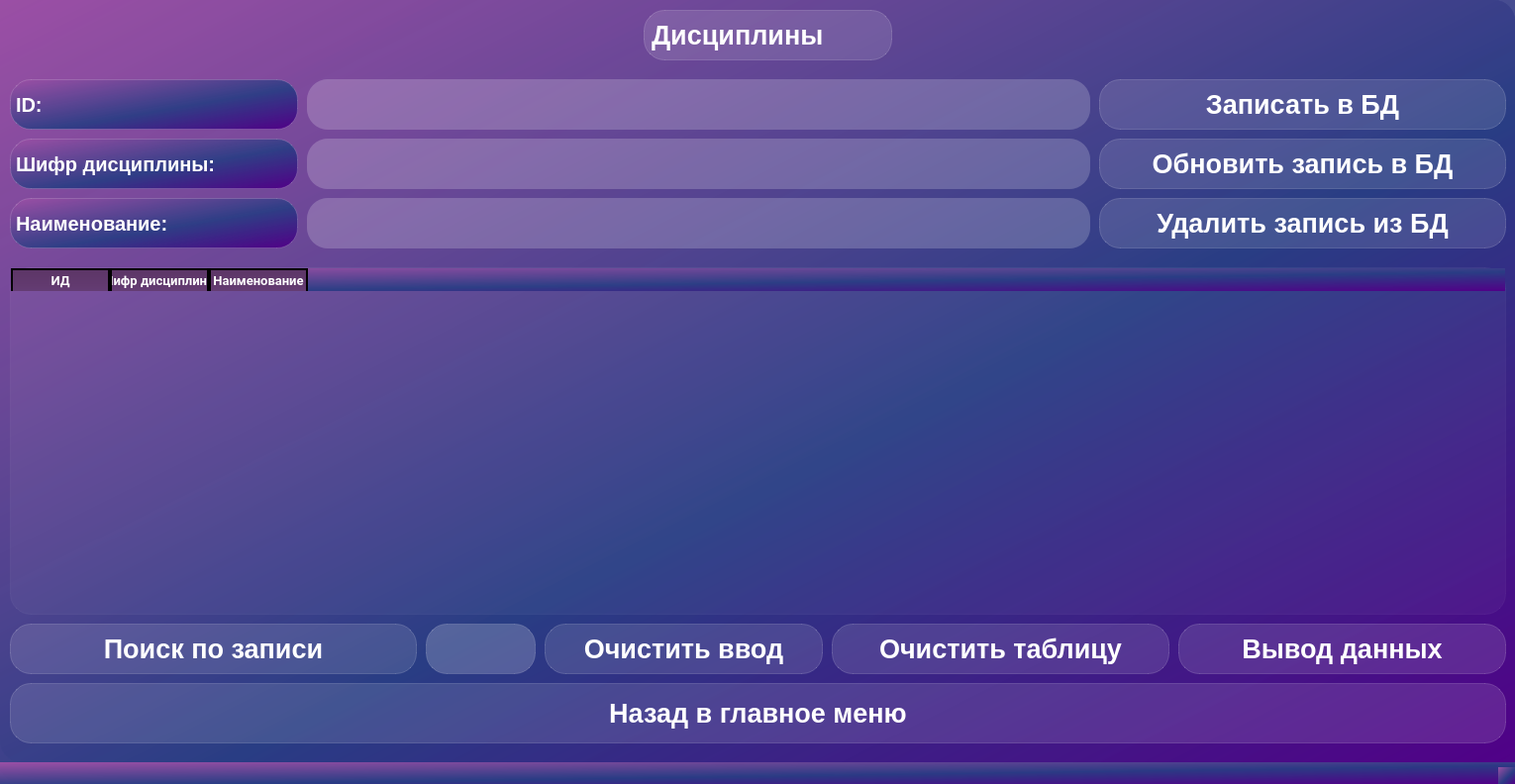
<?xml version="1.0" encoding="UTF-8"?>
<ui version="4.0">
 <class>subjects</class>
 <widget class="QMainWindow" name="subjects">
  <property name="windowModality">
   <enum>Qt::NonModal</enum>
  </property>
  <property name="geometry">
   <rect>
    <x>0</x>
    <y>0</y>
    <width>1530</width>
    <height>792</height>
   </rect>
  </property>
  <property name="windowTitle">
   <string>Subjects</string>
  </property>
  <property name="styleSheet">
   <string notr="true">background-color: qlineargradient(spread:pad, x1:1, y1:1, x2:0, y2:0, stop:0 rgba(81, 0, 135,255), stop:0.427447 rgba(41, 61, 132,235), stop:1 rgba(155,79,165,255));
border-style: solid;
border-radius:21px;</string>
  </property>
  <widget class="QWidget" name="centralwidget">
   <widget class="QPushButton" name="subject_btn">
    <property name="geometry">
     <rect>
      <x>10</x>
      <y>690</y>
      <width>1511</width>
      <height>61</height>
     </rect>
    </property>
    <property name="font">
     <font>
      <pointsize>20</pointsize>
      <weight>75</weight>
      <bold>true</bold>
     </font>
    </property>
    <property name="styleSheet">
     <string notr="true">QPushButton {
background-color: rgba(255,255,255,30);
border: 1px solid rgba(255,255,255,40);
border-raduis: 7px;
color: white;
font-weight: bold;
font-size:20pt;
}
QPushButton:hover {
background-color: rgba(0, 255, 120, 0.4);
}
QPushButton:pressed {
background-color: rgba(255,255,255,70);
}</string>
    </property>
    <property name="text">
     <string>Назад в главное меню</string>
    </property>
   </widget>
   <widget class="QLabel" name="subjects_sub">
    <property name="geometry">
     <rect>
      <x>650</x>
      <y>10</y>
      <width>251</width>
      <height>51</height>
     </rect>
    </property>
    <property name="font">
     <font>
      <pointsize>20</pointsize>
      <weight>75</weight>
      <bold>true</bold>
     </font>
    </property>
    <property name="styleSheet">
     <string notr="true">background-color: rgba(255,255,255,30);
border: 1px solid rgba(255,255,255,40);
border-raduis: 7px;
color: white;
font-weight: bold;
font-size:20pt;
</string>
    </property>
    <property name="text">
     <string>Дисциплины</string>
    </property>
   </widget>
   <widget class="QLabel" name="Idd">
    <property name="geometry">
     <rect>
      <x>10</x>
      <y>80</y>
      <width>291</width>
      <height>51</height>
     </rect>
    </property>
    <property name="font">
     <font>
      <pointsize>15</pointsize>
      <weight>75</weight>
      <bold>true</bold>
     </font>
    </property>
    <property name="styleSheet">
     <string notr="true">background-color: qlineargradient(spread:pad, x1:1, y1:1, x2:0, y2:0, stop:0 rgba(81, 0, 135,255), stop:0.427447 rgba(41, 61, 132,235), stop:1 rgba(155,79,165,255));
border-style: solid;
border-radius:21px;
color: white;
border: 1px solid rgba(255,255,255,40);
font-weight: bold;
font-size:15pt;</string>
    </property>
    <property name="text">
     <string>ID:</string>
    </property>
   </widget>
   <widget class="QLabel" name="numberr">
    <property name="geometry">
     <rect>
      <x>10</x>
      <y>140</y>
      <width>291</width>
      <height>51</height>
     </rect>
    </property>
    <property name="font">
     <font>
      <pointsize>15</pointsize>
      <weight>75</weight>
      <bold>true</bold>
     </font>
    </property>
    <property name="styleSheet">
     <string notr="true">background-color: qlineargradient(spread:pad, x1:1, y1:1, x2:0, y2:0, stop:0 rgba(81, 0, 135,255), stop:0.427447 rgba(41, 61, 132,235), stop:1 rgba(155,79,165,255));
border-style: solid;
border-radius:21px;
color: white;
border: 1px solid rgba(255,255,255,40);
font-weight: bold;
font-size:15pt;</string>
    </property>
    <property name="text">
     <string>Шифр дисциплины:</string>
    </property>
   </widget>
   <widget class="QLabel" name="title">
    <property name="geometry">
     <rect>
      <x>10</x>
      <y>200</y>
      <width>291</width>
      <height>51</height>
     </rect>
    </property>
    <property name="font">
     <font>
      <pointsize>15</pointsize>
      <weight>75</weight>
      <bold>true</bold>
     </font>
    </property>
    <property name="styleSheet">
     <string notr="true">background-color: qlineargradient(spread:pad, x1:1, y1:1, x2:0, y2:0, stop:0 rgba(81, 0, 135,255), stop:0.427447 rgba(41, 61, 132,235), stop:1 rgba(155,79,165,255));
border-style: solid;
border-radius:21px;
color: white;
border: 1px solid rgba(255,255,255,40);
font-weight: bold;
font-size:15pt;</string>
    </property>
    <property name="text">
     <string>Наименование:</string>
    </property>
   </widget>
   <widget class="QTableWidget" name="table_sub">
    <property name="geometry">
     <rect>
      <x>10</x>
      <y>270</y>
      <width>1511</width>
      <height>351</height>
     </rect>
    </property>
    <property name="font">
     <font>
      <pointsize>15</pointsize>
      <weight>75</weight>
      <bold>true</bold>
     </font>
    </property>
    <property name="styleSheet">
     <string notr="true">QTableWidget {
    background-color: rgba(255,255,255,10);
    border: 1px solid rgba(255,255,255,10);
    border-raduis: 10px;
    color: white;
    font-weight: bold;
    font-size:15pt;
}
QHeaderView::section {
    background-color: qlineargradient(x1:0, y1:0, x2:0, y2:1.25, stop:0 #5C3566, stop: 0.6 #623A6F, stop:1 #663F79);
    color: #e1e5cf;

    border-right: 2px solid #000000; 
    border-top: 2px solid #000000; 
    border-left: 2px solid #000000; 

    font-family: Roboto;
    font-style: Regular;
    font-weight: bold;
    font-size: 10pt;

	color: white;
}

 

</string>
    </property>
    <column>
     <property name="text">
      <string>ИД</string>
     </property>
    </column>
    <column>
     <property name="text">
      <string>Шифр дисциплины</string>
     </property>
    </column>
    <column>
     <property name="text">
      <string>Наименование</string>
     </property>
    </column>
   </widget>
   <widget class="QPushButton" name="Search_btn_sub">
    <property name="geometry">
     <rect>
      <x>10</x>
      <y>630</y>
      <width>411</width>
      <height>51</height>
     </rect>
    </property>
    <property name="font">
     <font>
      <pointsize>20</pointsize>
      <weight>75</weight>
      <bold>true</bold>
     </font>
    </property>
    <property name="styleSheet">
     <string notr="true">QPushButton {
background-color: rgba(255,255,255,30);
border: 1px solid rgba(255,255,255,40);
border-raduis: 7px;
color: white;
font-weight: bold;
font-size:20pt;
}
QPushButton:hover {
background-color: rgba(0, 255, 120, 0.4);
}
QPushButton:pressed {
background-color: rgba(255,255,255,70);
}</string>
    </property>
    <property name="text">
     <string>Поиск по записи</string>
    </property>
   </widget>
   <widget class="QPushButton" name="Insert_dis">
    <property name="geometry">
     <rect>
      <x>1110</x>
      <y>80</y>
      <width>411</width>
      <height>51</height>
     </rect>
    </property>
    <property name="font">
     <font>
      <pointsize>20</pointsize>
      <weight>75</weight>
      <bold>true</bold>
     </font>
    </property>
    <property name="styleSheet">
     <string notr="true">QPushButton {
background-color: rgba(255,255,255,30);
border: 1px solid rgba(255,255,255,40);
border-raduis: 7px;
color: white;
font-weight: bold;
font-size:20pt;
}
QPushButton:hover {
background-color: rgba(0, 255, 120, 0.4);
}
QPushButton:pressed {
background-color: rgba(255,255,255,70);
}
</string>
    </property>
    <property name="text">
     <string>Записать в БД</string>
    </property>
   </widget>
   <widget class="QPushButton" name="clears_sub">
    <property name="geometry">
     <rect>
      <x>550</x>
      <y>630</y>
      <width>281</width>
      <height>51</height>
     </rect>
    </property>
    <property name="font">
     <font>
      <pointsize>20</pointsize>
      <weight>75</weight>
      <bold>true</bold>
     </font>
    </property>
    <property name="styleSheet">
     <string notr="true">QPushButton {
background-color: rgba(255,255,255,30);
border: 1px solid rgba(255,255,255,40);
border-raduis: 7px;
color: white;
font-weight: bold;
font-size:20pt;
}
QPushButton:hover {
background-color: rgba(0, 255, 120, 0.4);
}
QPushButton:pressed {
background-color: rgba(255,255,255,70);
}</string>
    </property>
    <property name="text">
     <string>Очистить ввод</string>
    </property>
   </widget>
   <widget class="QPushButton" name="update_sub">
    <property name="geometry">
     <rect>
      <x>1110</x>
      <y>140</y>
      <width>411</width>
      <height>51</height>
     </rect>
    </property>
    <property name="font">
     <font>
      <pointsize>20</pointsize>
      <weight>75</weight>
      <bold>true</bold>
     </font>
    </property>
    <property name="styleSheet">
     <string notr="true">QPushButton {
background-color: rgba(255,255,255,30);
border: 1px solid rgba(255,255,255,40);
border-raduis: 7px;
color: white;
font-weight: bold;
font-size:20pt;
}
QPushButton:hover {
background-color: rgba(0, 255, 120, 0.4);
}
QPushButton:pressed {
background-color: rgba(255,255,255,70);
}</string>
    </property>
    <property name="text">
     <string>Обновить запись в БД</string>
    </property>
   </widget>
   <widget class="QLineEdit" name="lineEdit_seatch_sub">
    <property name="geometry">
     <rect>
      <x>430</x>
      <y>630</y>
      <width>111</width>
      <height>51</height>
     </rect>
    </property>
    <property name="font">
     <font>
      <pointsize>20</pointsize>
      <weight>75</weight>
      <bold>true</bold>
     </font>
    </property>
    <property name="styleSheet">
     <string notr="true">QLineEdit {
background-color: rgba(255,255,255,50);
border: 1px solid rgba(255,255,255,40);
border-raduis: 10px;
color: white;
font-weight: bold;
font-size:20pt;
}
QLineEdit:hover {
background-color: rgba(255,255,255, 0.5);
}
</string>
    </property>
    <property name="maxLength">
     <number>10</number>
    </property>
   </widget>
   <widget class="QPushButton" name="deletezapic_sub">
    <property name="geometry">
     <rect>
      <x>1110</x>
      <y>200</y>
      <width>411</width>
      <height>51</height>
     </rect>
    </property>
    <property name="font">
     <font>
      <pointsize>20</pointsize>
      <weight>75</weight>
      <bold>true</bold>
     </font>
    </property>
    <property name="styleSheet">
     <string notr="true">QPushButton {
background-color: rgba(255,255,255,30);
border: 1px solid rgba(255,255,255,40);
border-raduis: 7px;
color: white;
font-weight: bold;
font-size:20pt;
}
QPushButton:hover {
background-color: rgba(0, 255, 120, 0.4);
}
QPushButton:pressed {
background-color: rgba(255,255,255,70);
}</string>
    </property>
    <property name="text">
     <string>Удалить запись из БД</string>
    </property>
   </widget>
   <widget class="QPushButton" name="vuvod_sub">
    <property name="geometry">
     <rect>
      <x>1190</x>
      <y>630</y>
      <width>331</width>
      <height>51</height>
     </rect>
    </property>
    <property name="font">
     <font>
      <pointsize>20</pointsize>
      <weight>75</weight>
      <bold>true</bold>
     </font>
    </property>
    <property name="styleSheet">
     <string notr="true">QPushButton {
background-color: rgba(255,255,255,30);
border: 1px solid rgba(255,255,255,40);
border-raduis: 7px;
color: white;
font-weight: bold;
font-size:20pt;
}
QPushButton:hover {
background-color: rgba(0, 255, 120, 0.4);
}
QPushButton:pressed {
background-color: rgba(255,255,255,70);
}</string>
    </property>
    <property name="text">
     <string>Вывод данных</string>
    </property>
   </widget>
   <widget class="QLineEdit" name="lineEdit2">
    <property name="geometry">
     <rect>
      <x>310</x>
      <y>80</y>
      <width>791</width>
      <height>51</height>
     </rect>
    </property>
    <property name="font">
     <font>
      <pointsize>20</pointsize>
      <weight>75</weight>
      <bold>true</bold>
     </font>
    </property>
    <property name="styleSheet">
     <string notr="true">QLineEdit {
background-color: rgba(255,255,255,50);
color: white;
font-weight: bold;
font-size:20pt;
}
QLineEdit:hover {
background-color: rgba(255,255,255, 0.5);
}</string>
    </property>
    <property name="maxLength">
     <number>10</number>
    </property>
   </widget>
   <widget class="QLineEdit" name="lineEdit3">
    <property name="geometry">
     <rect>
      <x>310</x>
      <y>140</y>
      <width>791</width>
      <height>51</height>
     </rect>
    </property>
    <property name="font">
     <font>
      <pointsize>20</pointsize>
      <weight>75</weight>
      <bold>true</bold>
     </font>
    </property>
    <property name="styleSheet">
     <string notr="true">QLineEdit {
background-color: rgba(255,255,255,50);
color: white;
font-weight: bold;
font-size:20pt;
}
QLineEdit:hover {
background-color: rgba(255,255,255, 0.5);
}</string>
    </property>
    <property name="maxLength">
     <number>20</number>
    </property>
   </widget>
   <widget class="QLineEdit" name="lineEdit4">
    <property name="geometry">
     <rect>
      <x>310</x>
      <y>200</y>
      <width>791</width>
      <height>51</height>
     </rect>
    </property>
    <property name="font">
     <font>
      <pointsize>20</pointsize>
      <weight>75</weight>
      <bold>true</bold>
     </font>
    </property>
    <property name="styleSheet">
     <string notr="true">QLineEdit {
background-color: rgba(255,255,255,50);
color: white;
font-weight: bold;
font-size:20pt;
}
QLineEdit:hover {
background-color: rgba(255,255,255, 0.5);
}</string>
    </property>
    <property name="maxLength">
     <number>100</number>
    </property>
   </widget>
   <widget class="QPushButton" name="cleant_sub">
    <property name="geometry">
     <rect>
      <x>840</x>
      <y>630</y>
      <width>341</width>
      <height>51</height>
     </rect>
    </property>
    <property name="font">
     <font>
      <pointsize>20</pointsize>
      <weight>75</weight>
      <bold>true</bold>
     </font>
    </property>
    <property name="styleSheet">
     <string notr="true">QPushButton {
background-color: rgba(255,255,255,30);
border: 1px solid rgba(255,255,255,40);
border-raduis: 7px;
color: white;
font-weight: bold;
font-size:20pt;
}
QPushButton:hover {
background-color: rgba(0, 255, 120, 0.4);
}
QPushButton:pressed {
background-color: rgba(255,255,255,70);
}</string>
    </property>
    <property name="text">
     <string>Очистить таблицу</string>
    </property>
   </widget>
  </widget>
  <widget class="QStatusBar" name="statusbar"/>
 </widget>
 <resources/>
 <connections/>
</ui>
